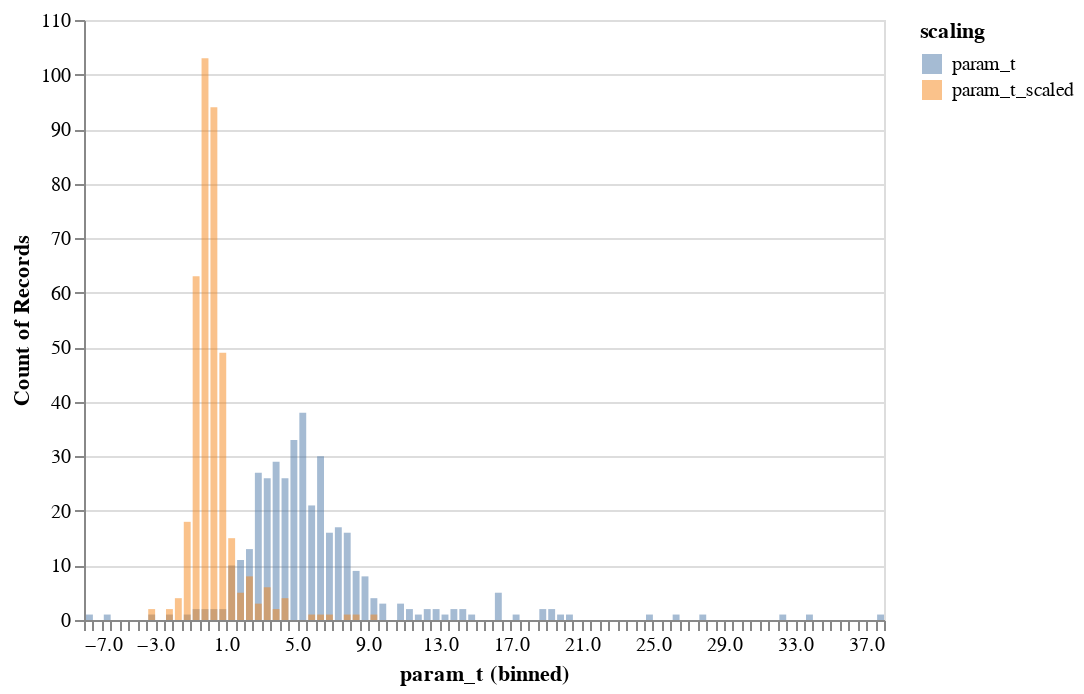

Write notebook code for a chart like this one.
### Markdown cell above
# 7. Aggregate data to obtain well statistics

Next we create a summary with swell statistics for each well. To correct for scale deviations of the swell distribution that can occur due to unforseen different experimental conditions, the scaled swell rate is calculated using:  

$x_{scaled} = \dfrac{x-median(X)}{IQR}$

### Code cell
df_summ_well = df_summ.groupby('well')['param_t'].mean().reset_index()

# Scale the swell rate
robustscaler = RobustScaler(with_centering=True, with_scaling=True, quantile_range=(25.0, 75.0))
df_summ_well['param_t_scaled'] = robustscaler.fit_transform(df_summ_well['param_t'].values.reshape(-1, 1))

# Save the results
df_summ_well.to_csv(folder_path / 'well_output_summary.csv', index=False, sep=';')

# Visualize swell rate scaling
scaling_graph(df_summ_well, folder_path)

### Figure 1 — Vega-Lite specification as saved in the notebook (floating-point values rounded to 4 significant figures; data arrays with more than 128 entries replaced by an {"elided": "..."} marker saying what was removed)
{"config": {"view": {"continuousWidth": 400, "continuousHeight": 300}}, "data": {"name": "data-f51eb3c841dba7d5622d482a1352698a"}, "mark": {"type": "bar", "opacity": 0.5}, "encoding": {"color": {"type": "nominal", "field": "scaling"}, "x": {"type": "quantitative", "bin": {"maxbins": 100}, "field": "param_t"}, "y": {"type": "quantitative", "aggregate": "count", "field": "param_t", "stack": null}}, "$schema": "https://vega.github.io/schema/vega-lite/v4.0.2.json", "datasets": {"data-f51eb3c841dba7d5622d482a1352698a": {"elided": "768 records"}}}
